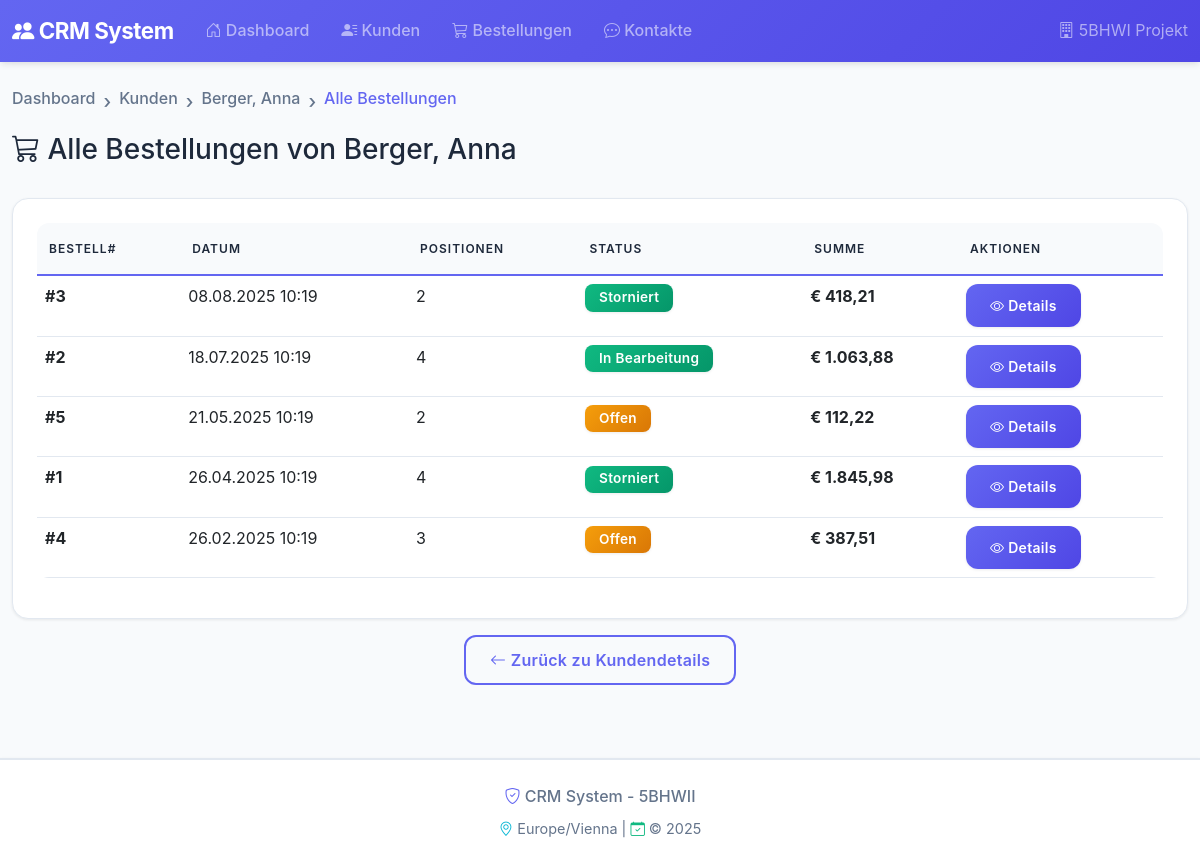
Page /customers/1/orders on the committed database.
### models.py (models this page shows, shortened)
class Customer(db.Model):
    __tablename__ = 'customers'
    id = db.Column(db.Integer, primary_key=True, autoincrement=True)
    first_name = db.Column(db.String(100), nullable=False)
    last_name = db.Column(db.String(100), nullable=False)
    email = db.Column(db.String(255), unique=True)
    phone = db.Column(db.String(50))
    created_at = db.Column(db.DateTime, default=datetime.utcnow)
    orders = db.relationship('Order', back_populates='customer', cascade='all, delete-orphan')
    contacts = db.relationship('Contact', back_populates='customer', cascade='all, delete-orphan')
    @property
    def full_name(self):
        return f"{self.last_name}, {self.first_name}"

class Order(db.Model):
    __tablename__ = 'orders'
    id = db.Column(db.Integer, primary_key=True, autoincrement=True)
    customer_id = db.Column(db.Integer, db.ForeignKey('customers.id', ondelete='CASCADE'), nullable=False)
    order_date = db.Column(db.DateTime, nullable=False, default=datetime.utcnow)
    status = db.Column(db.String(20), default='Offen')
    total_amount = db.Column(db.Numeric(10, 2), nullable=False)
    customer = db.relationship('Customer', back_populates='orders')
    items = db.relationship('OrderItem', back_populates='order', cascade='all, delete-orphan')
    __table_args__ = (
        db.Index('idx_order_date', 'order_date'),
        db.Index('idx_customer_order_date', 'customer_id', 'order_date'),
    )
    @property
    def item_count(self):
        return len(self.items)

### crm_app/views/customers.py (the view)
@customers_bp.route('/<int:customer_id>/orders')
def customer_orders(customer_id):
    customer = Customer.query.get_or_404(customer_id)
    page = request.args.get('page', 1, type=int)
    pagination = Order.query.filter_by(customer_id=customer_id)\
                           .order_by(Order.order_date.desc())\
                           .paginate(page=page, per_page=ITEMS_PER_PAGE, error_out=False)
    orders = pagination.items
    return render_template('customers/orders.html',
                         customer=customer,
                         orders=orders,
                         pagination=pagination)

### crm_app/templates/customers/orders.html (shortened to what this page needs)
{% extends "base.html" %}
{% block content %}
<div class="row mb-4">
    <div class="col">
        <nav aria-label="breadcrumb">
            <ol class="breadcrumb">
                <li class="breadcrumb-item"><a href="{{ url_for('index') }}">Dashboard</a></li>
                <li class="breadcrumb-item"><a href="{{ url_for('customers.list_customers') }}">Kunden</a></li>
                <li class="breadcrumb-item"><a href="{{ url_for('customers.customer_detail', customer_id=customer.id) }}">{{ customer.full_name }}</a></li>
                <li class="breadcrumb-item active">Alle Bestellungen</li>
            </ol>
        </nav>
        <h1>
            <i class="bi bi-cart3"></i> Alle Bestellungen von {{ customer.full_name }}
        </h1>
    </div>
</div>
<div class="card">
    <div class="card-body">
        <div class="table-responsive">
            <table class="table table-hover">
                <thead>
                    <tr>
                        <th>Bestell#</th>
                        <th>Datum</th>
                        <th>Positionen</th>
                        <th>Status</th>
                        <th>Summe</th>
                        <th>Aktionen</th>
                    </tr>
                </thead>
                <tbody>
                    {% for order in orders %}
                    <tr>
                        <td><strong>#{{ order.id }}</strong></td>
                        <td>{{ order.order_date|datetime_format }}</td>
                        <td>{{ order.item_count }}</td>
                        <td>
                            <span class="badge {% if order.status == 'Offen' %}bg-warning{% else %}bg-success{% endif %}">
                                {{ order.status }}
                            </span>
                        </td>
                        <td><strong>{{ order.total_amount|currency }}</strong></td>
                        <td>
                            <a href="{{ url_for('orders.order_detail', order_id=order.id) }}"
                               class="btn btn-sm btn-primary">
                                <i class="bi bi-eye"></i> Details
                            </a>
                        </td>
                    </tr>
                    {% else %}
                    <tr>
                        <td colspan="6" class="text-center text-muted py-4">
                            Keine Bestellungen vorhanden
                        </td>
                    </tr>
                    {% endfor %}
                </tbody>
            </table>
        </div>
    </div>
</div>
<div class="text-center mt-3">
    <a href="{{ url_for('customers.customer_detail', customer_id=customer.id) }}" class="btn btn-outline-primary">
        <i class="bi bi-arrow-left"></i> Zurück zu Kundendetails
    </a>
</div>
{% endblock %}

### crm_app/static/css/style.css (style rules this page uses)
:root { --primary-color: #6366f1; --primary-dark: #4f46e5; --primary-light: #818cf8; --success-color: #10b981; --success-dark: #059669; --info-color: #06b6d4; --info-dark: #0891b2; --warning-color: #f59e0b; --warning-dark: #d97706; --danger-color: #ef4444; --bg-primary: #f8fafc; --bg-secondary: #ffffff; --text-primary: #1e293b; --text-secondary: #64748b; --border-color: #e2e8f0; --shadow-sm: 0 1px 3px 0 rgba(0, 0, 0, 0.08); --shadow-md: 0 4px 6px -1px rgba(0, 0, 0, 0.08), 0 2px 4px -1px rgba(0, 0, 0, 0.04); --shadow-lg: 0 10px 15px -3px rgba(0, 0, 0, 0.08), 0 4px 6px -2px rgba(0, 0, 0, 0.03); --shadow-xl: 0 20px 25px -5px rgba(0, 0, 0, 0.08), 0 10px 10px -5px rgba(0, 0, 0, 0.03); --radius-sm: 8px; --radius-md: 12px; --radius-lg: 16px; }
body { font-family: -apple-system, BlinkMacSystemFont, 'Inter', 'Segoe UI', 'Roboto', sans-serif; background-color: #f8fafc; color: var(--text-primary); line-height: 1.6; }
* { -webkit-font-smoothing: antialiased; -moz-osx-font-smoothing: grayscale; }
.card, .btn, .nav-link, .table-hover tbody tr, .clickable-row { transform: translateZ(0); backface-visibility: hidden; }
.card { background: var(--bg-secondary); border: 1px solid var(--border-color); border-radius: 16px; box-shadow: var(--shadow-sm); transition: transform 0.2s ease, box-shadow 0.2s ease; overflow: hidden; will-change: transform; }
.card-body { padding: 1.5rem; }
.table { background-color: var(--bg-secondary); border-radius: 12px; overflow: hidden; }
.table thead th { background-color: #f8fafc; border-bottom: 2px solid var(--primary-color); font-weight: 600; text-transform: uppercase; font-size: 0.75rem; letter-spacing: 1px; color: var(--text-primary); padding: 1rem 0.75rem; }
.table tbody tr { transition: background-color 0.15s ease; border-bottom: 1px solid var(--border-color); }
.badge { padding: 0.5em 1em; font-weight: 600; border-radius: 8px; letter-spacing: 0.3px; font-size: 0.85em; box-shadow: var(--shadow-sm); }
.badge.bg-success { background: linear-gradient(135deg, var(--success-color) 0%, var(--success-dark) 100%) !important; }
.badge.bg-warning { background: linear-gradient(135deg, var(--warning-color) 0%, var(--warning-dark) 100%) !important; }
.btn { border-radius: 12px; padding: 0.7rem 1.5rem; font-weight: 600; transition: transform 0.15s ease, box-shadow 0.15s ease, opacity 0.15s ease; border: none; letter-spacing: 0.3px; will-change: transform; }
.btn-primary { background: linear-gradient(135deg, var(--primary-color) 0%, var(--primary-dark) 100%); box-shadow: var(--shadow-sm); }
.btn-outline-primary { border: 2px solid var(--primary-color); color: var(--primary-color); background: transparent; }
h1 { font-size: 1.75rem; }
.breadcrumb { background-color: transparent; padding: 0; margin-bottom: 1rem; }
.breadcrumb-item { color: var(--text-secondary); font-weight: 500; }
.breadcrumb-item.active { color: var(--primary-color); }
.breadcrumb-item + .breadcrumb-item::before { content: "›"; font-size: 1.2rem; color: var(--text-secondary); }
.breadcrumb-item a { color: var(--text-secondary); text-decoration: none; transition: color 0.3s; }
.bi { transition: transform 0.15s ease; }
html { scroll-behavior: smooth; }

### rows in the picture
Customer: full_name "Berger, Anna"
Order: id "3", order_date "08.08.2025 10:19", item_count "2", status "Storniert", total_amount "€ 418,21"
Order: id "2", order_date "18.07.2025 10:19", item_count "4", status "In Bearbeitung", total_amount "€ 1.063,88"
Order: id "5", order_date "21.05.2025 10:19", item_count "2", status "Offen", total_amount "€ 112,22"
Order: id "1", order_date "26.04.2025 10:19", item_count "4", status "Storniert", total_amount "€ 1.845,98"
Order: id "4", order_date "26.02.2025 10:19", item_count "3", status "Offen", total_amount "€ 387,51"
